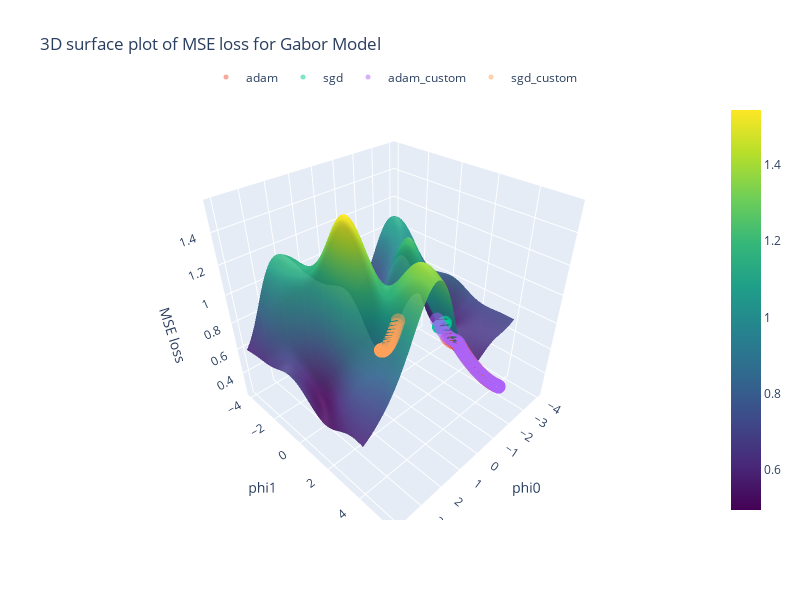

Notebook source saved alongside this figure:
### Markdown cell above
### surface plots and trajectories

### Code cell
# % showing 2d plots
viewer = PlotlibViewer(mode='3d', width=800, height=600)
viewer.surface(p0.detach().numpy(), 
               p1.detach().numpy(), 
               loss.detach().numpy(), opacity=0.9)
npoints = 50
cmaps = ['Blues', 'greens', 'Reds', 'Purples']
for i, method in enumerate(hist.keys()):
    data = TensorDict(hist[method], batch_size=epochs)
    gap = data['params'].shape[0] // npoints
    data = data[::gap]

    viewer.scatter3d(
        data['params'].numpy()[:, 0].flatten(),
        data['params'].numpy()[:, 1].flatten(), 
        data['loss'].numpy().flatten(), 
        name=method,
        color=None, # data['epoch'].numpy(),
        cmap=None #cmaps[i]
    )

    # plot trajectory
    # you are moving opposite in the direction of opposite of the gradient
    viewer.quiver3d(
        data['params'].numpy()[:, 0].flatten(),
        data['params'].numpy()[:, 1].flatten(), 
        data['loss'].numpy().flatten(), 
        -data['params_grad'].numpy()[:, 0].flatten(),
        -data['params_grad'].numpy()[:, 1].flatten(),
        torch.zeros_like(data['params_grad'][:, 0]).numpy().flatten() # we don't have gradient in the z-direction
    )
viewer.show(xlable='phi0', ylabel="phi1", zlabel='MSE loss', title="3D surface plot of MSE loss for Gabor Model")
